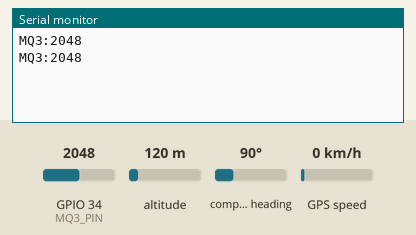
Simulated run of this sketch. Board: ESP32. On the bench: the last lines printed to the serial monitor. Inputs (shaded band) come from the test bench; at power-on: GPS speed 0 km/h, GPIO 34 (MQ3_PIN) = 2048, altitude 120 m, compass heading 90°. The GPS gets a fix after 3 s at 37.7749, -122.4194 with 8 satellites.

Above: at 1.2 s.
1.3 s: GPS speed set to 2 km/h
At 2.7 s:
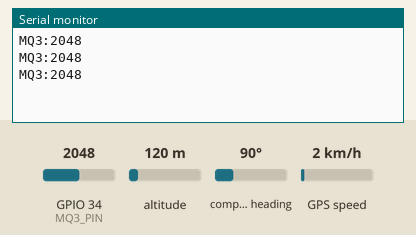
5.4 s: GPIO 34 (MQ3_PIN) set to 2866
At 6.7 s:
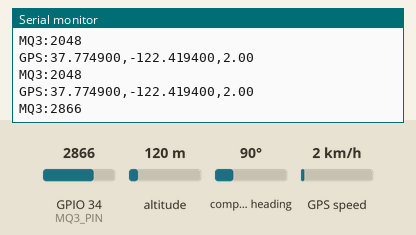
6.9 s: GPS speed set to 30 km/h
At 7.9 s:
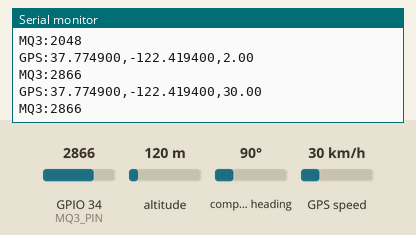
8.4 s: GPIO 34 (MQ3_PIN) set to 3972
At 9.7 s:
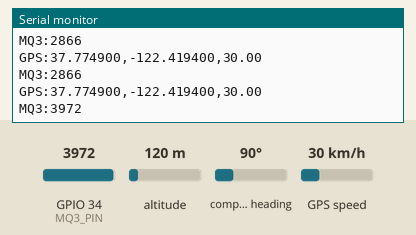
Timing chart, 0 to 10.9 s (numbered marks = the images above; inputs shaded):
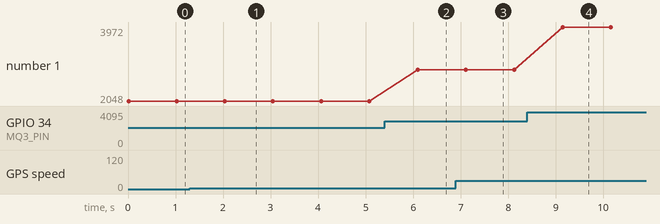

The sketch:

main.ino
```cpp
#include <HardwareSerial.h>
#include <TinyGPS++.h>

// GPS Module
#define GPS_RX 16
#define GPS_TX 17
HardwareSerial gpsSerial(2); // Use UART2 for GPS
TinyGPSPlus gps;

// MQ3 Sensor
#define MQ3_PIN 34

void setup() {
  // Initialize Serial Monitor (USB)
  Serial.begin(115200);

  // Initialize GPS Serial
  gpsSerial.begin(9600, SERIAL_8N1, GPS_RX, GPS_TX);

  // Initialize MQ3 Sensor
  pinMode(MQ3_PIN, INPUT);
}

void loop() {
  // Read GPS Data
  while (gpsSerial.available() > 0) {
    gps.encode(gpsSerial.read());
  }

  if (gps.location.isUpdated()) {
    // Send GPS Data to Laptop
    Serial.print("GPS:");
    Serial.print(gps.location.lat(), 6);
    Serial.print(",");
    Serial.print(gps.location.lng(), 6);
    Serial.print(",");
    Serial.println(gps.speed.kmph());
  }

  // Read MQ3 Sensor
  int mq3Value = analogRead(MQ3_PIN);

  // Send MQ3 Data to Laptop
  Serial.print("MQ3:");
  Serial.println(mq3Value);

  delay(1000); // Adjust delay as needed
}
```

Measured:
- after the input at 5.4 s, the serial monitor: prints a new line after 0.70 s (image 2)
- after the input at 6.9 s, the serial monitor: prints a new line after 0.21 s (image 3)
- after the input at 8.4 s, the serial monitor: prints a new line after 0.74 s (image 4)
- plotted number 1: 2048 → 2866 after the input at 5.4 s, 2866 → 3972 after the input at 8.4 s
